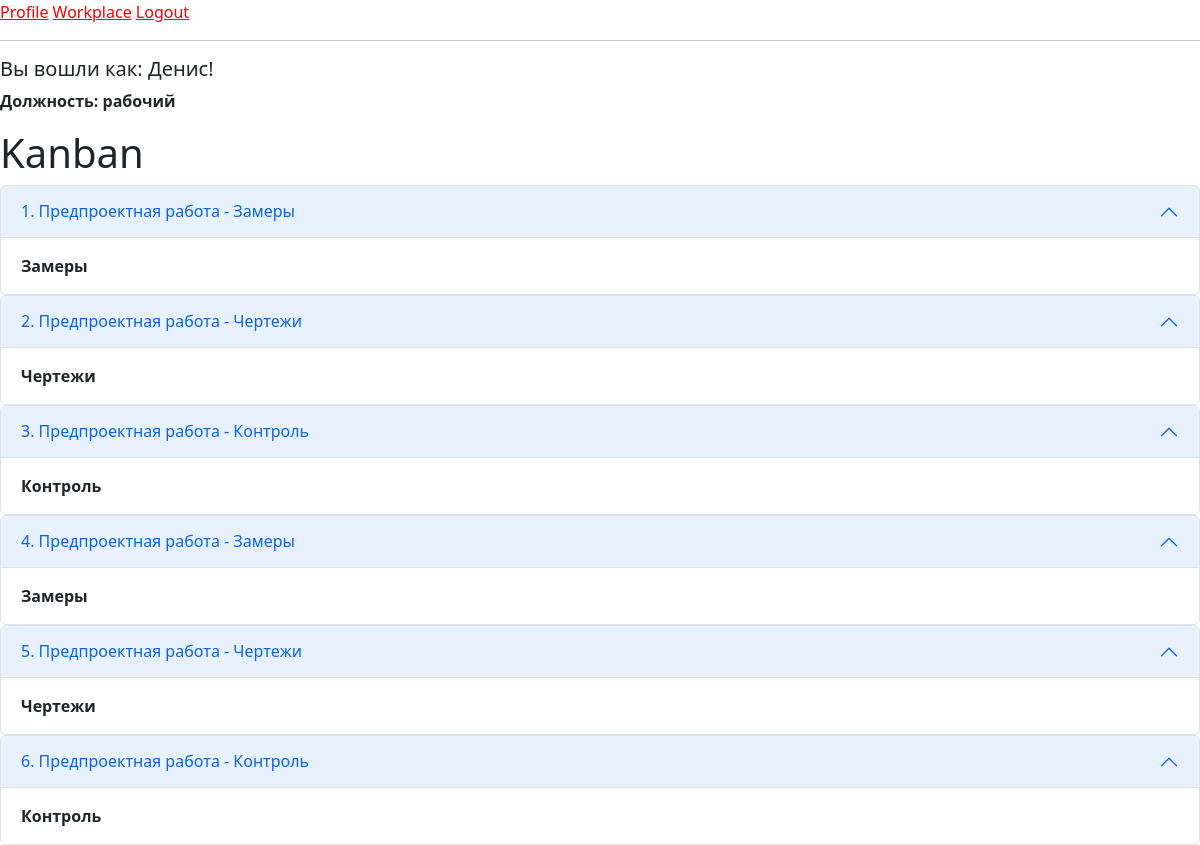
Before: /kanban (signed in) with the older database file.
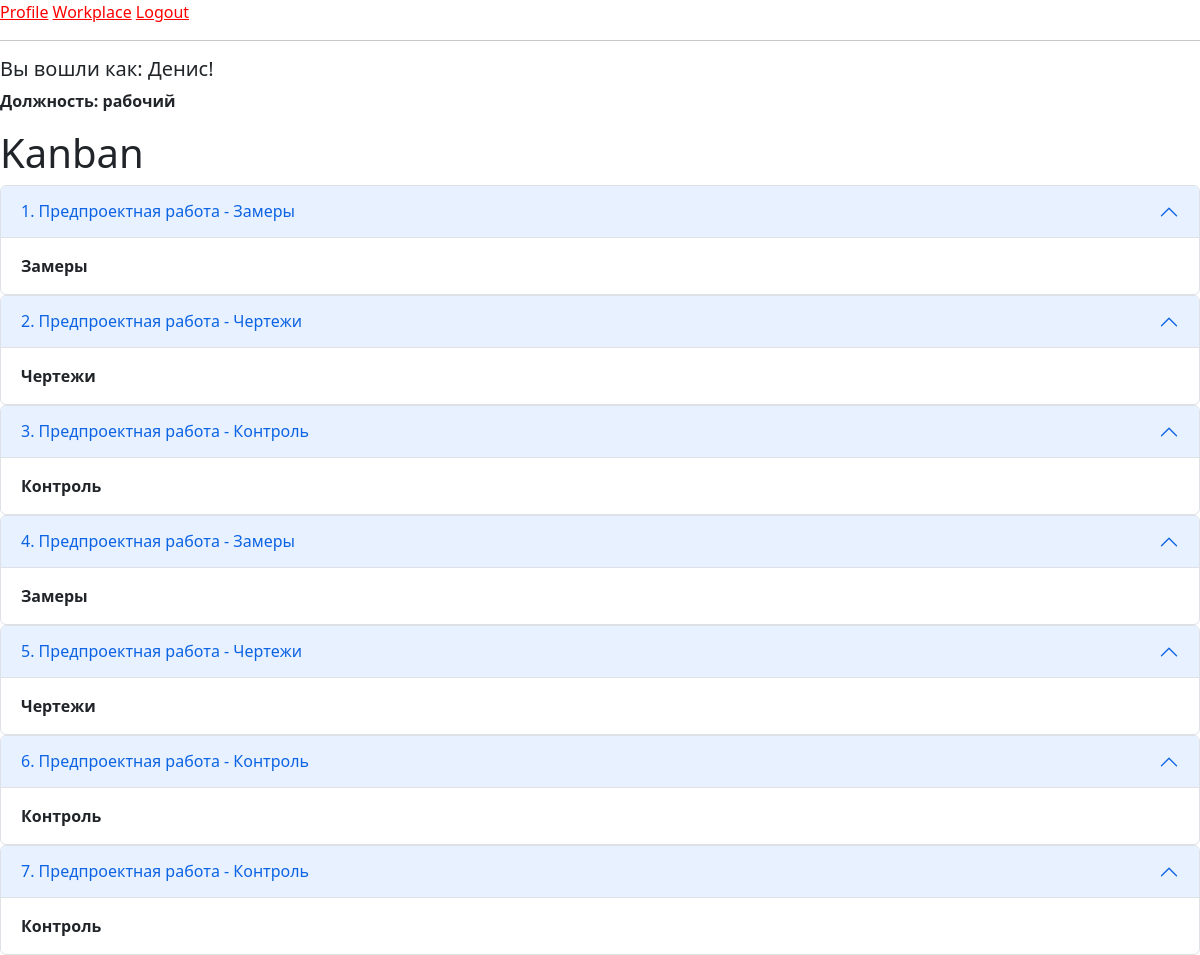
After: the same page with the newer database file.
### app/models.py (models this page shows, shortened)
class PreProduct(db.Model):
    id = db.Column(db.Integer, primary_key=True)
    number_order_client = db.Column(db.Integer, db.ForeignKey('order_client.id'), nullable=False)
    work_type = db.Column(db.Integer, db.ForeignKey('works.id'), nullable=False)
    set_worker = db.Column(db.Integer, db.ForeignKey('user.id'))
    work = db.relationship('Works', backref='work', lazy='subquery')
    worker = db.relationship('User', backref='worker', lazy='subquery')

class Works(db.Model):
    id = db.Column(db.Integer, primary_key=True)
    work_title = db.Column(db.String(150))
    work_type = db.Column(db.String(150))

### app/routes.py (the view)
@app.route('/kanban', methods=['GET', 'POST'])
@login_required
def kanban():
    order_manufacture = PreProduct.query.all()
    return render_template("kanban.html", title='Kanban', order_manufacture=order_manufacture)

### app/models.py (called while the page is built)
@login.user_loader
def load_user(id):
    return User.query.get(int(id))

### app/templates/kanban.html
{% if current_user.specialization_id is ne(2)%}
{% extends "base_bootstrap.html" %}
{% else %}
{% extends "base.html" %}
{% endif %}
{% block content %}
<h1>Kanban</h1>
{% for order in order_manufacture %}
<div class="accordion" id="accordionPanelsStayOpenExample">
  <div class="accordion-item">
    <h2 class="accordion-header" id="panelsStayOpen-headingOne">
      <button class="accordion-button" type="button" data-bs-toggle="collapse" data-bs-target="#panelsStayOpen-collapseOne" aria-expanded="true" aria-controls="panelsStayOpen-collapseOne">
        {{order.id}}. {{order.work.work_title}} - {{order.work.work_type}}
      </button>
    </h2>
    <div id="panelsStayOpen-collapseOne" class="accordion-collapse collapse show" aria-labelledby="panelsStayOpen-headingOne">
      <div class="accordion-body">
        <strong>{{order.work.work_type}}</strong>
      </div>
    </div>
  </div>
</div>
{% endfor%}
{% endblock %}

Changed rows visible on the page:
added PreProduct: id "7", work.work_title "Предпроектная работа", work.work_type "Контроль"
